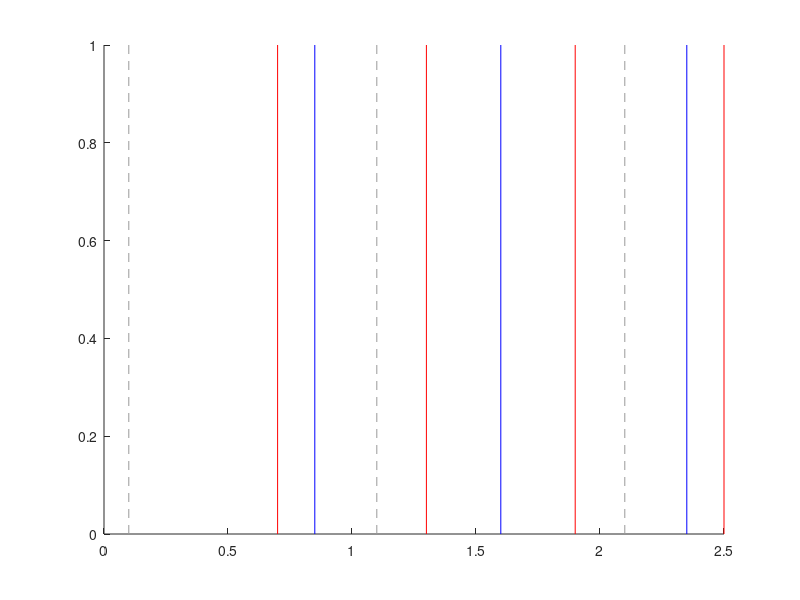

Recreate this plot in MATLAB.
function plotN100Lines(N1)
if nargin<1
    N1 = 0.1; % Auditory N1 = 0.100, Visual P1 = 0.175;
end

sLag = 0.75:0.75:3;
sLed = 0.6:0.6:3;
sCen = 0:3;


t13 = [sLag(1:end-1);sLag(1:end-1);sLag(2:end)];
t14 = [sLed(1:end-1);sLed(1:end-1);sLed(2:end)];
t1n = [sCen(1:end-1);sCen(1:end-1);sCen(2:end)];


line(N1+t13(1:2,:),ylim,'Color','b','LineStyle','-');
line(N1+t14(1:2,:),ylim,'Color','r','LineStyle','-');
line(N1+t1n(1:2,:),ylim,'Color',0.6*ones(1,3),'LineStyle','--');
end